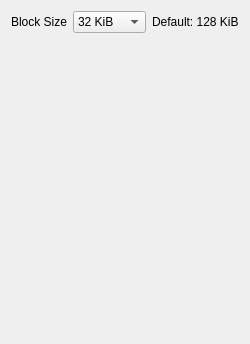
         <widget class="QWidget" name="dolphintool_gcz">
          <attribute name="title">
           <string>GCZ</string>
          </attribute>
          <layout class="QVBoxLayout" name="verticalLayout_16">
           <item>
            <layout class="QHBoxLayout" name="dolphintool_gcz_layout1">
             <item>
              <widget class="QLabel" name="dolphintool_gcz_blocksize_label">
               <property name="text">
                <string>Block Size</string>
               </property>
              </widget>
             </item>
             <item>
              <widget class="QComboBox" name="dolphintool_gcz_blocksize_combo_box">
               <item>
                <property name="text">
                 <string>32 KiB</string>
                </property>
               </item>
               <item>
                <property name="text">
                 <string>64 KiB</string>
                </property>
               </item>
               <item>
                <property name="text">
                 <string>128 KiB</string>
                </property>
               </item>
               <item>
                <property name="text">
                 <string>256 KiB</string>
                </property>
               </item>
              </widget>
             </item>
             <item>
              <widget class="QLabel" name="dolphintool_gcz_blocksize_default_label">
               <property name="text">
                <string>Default: 128 KiB</string>
               </property>
              </widget>
             </item>
            </layout>
           </item>
           <item>
            <spacer name="verticalSpacer_16">
             <property name="orientation">
              <enum>Qt::Orientation::Vertical</enum>
             </property>
             <property name="sizeHint" stdset="0">
              <size>
               <width>20</width>
               <height>300</height>
              </size>
             </property>
            </spacer>
           </item>
          </layout>
         </widget>
